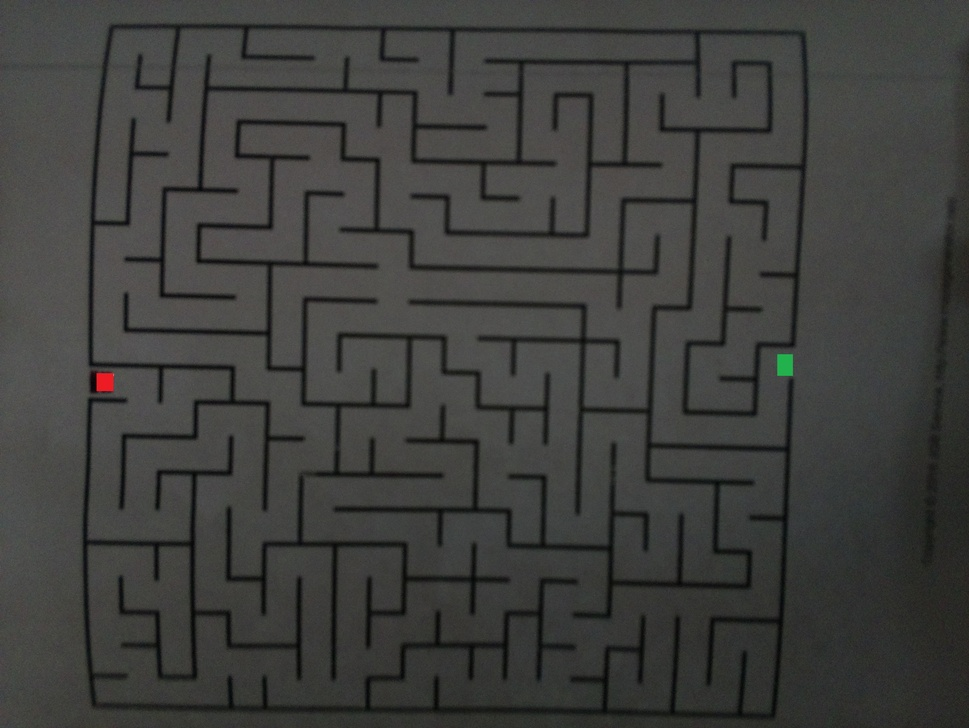
#> input picture maze/maze2.jpg, 969 x 728 px, shrunk from 3280 x 2464 before the run, given in place of 50x50-rg.png, which was not available
$ python TMP.py   (older library calls are emulated)
#> lines starting #> are read from the running program, lines starting #| are printed output that depends on the picture; after the words box and inside, x2 and y2 are one past the last pixel; in counts of white or black regions, pixels touching at a corner belong together; pictures that were not available may be replaced by others from this repository, and a replacement may not be noted
### MazeSolver.py
#!/usr/bin/env python3.6
# coding=utf-8

""" MAZE SOLVER
Labirent çözümü yapan modül
"""

import cv2
import numpy as np
import imutils
import threading


IMAGE_PATH = "50x50-rg.png"
SAVE_PATH = "solved_maze.png"


class Detector:
    """
    Başlangıç ve bitiş renklerini belirlemek için kullanılan sınıf.
    """
    # RED = ( [0, 0, 100], [150, 150, 255] )
    # GREEN = ( [0, 100, 0], [150, 255, 150] )
    # BLUE = ( [100, 0, 0], [255, 150, 150] )

    RED_RANGE = ([0, 0, 100], [150, 150, 255])
    GREEN_RANGE = ([0, 100, 0], [150, 255, 150])

    def __init__(self):
        pass

    @staticmethod
    def detect_color(img, color_range):
        """ kırmızı yada yeşil alanı tespit eden fonksiyon.

        :param img: Kaynak resim.
        :param color_range: renk aralığı.
        :return: Tespit edilen renk alanını.
        """
        lower_range = np.array(color_range[0], dtype=np.uint8)
        upper_range = np.array(color_range[1], dtype=np.uint8)

        mask = cv2.inRange(img, lower_range, upper_range)

        result = cv2.bitwise_and(img, img, mask=mask)
        return result

    def detect_point(self, img, color):
        """
        başlangıç yada bitiş noktasını tespit eden ve tespit edilen alanın merkezini döndüren fonksiyon.
        color: RED_RANGE verilirse başlangıç noktasını tespit eder.
        color: GREEN_RANGE verilirse başlangıç noktasını tespit eder.

        :param img: Resim nesnesi.
        :param color: Tespit edilecek renk aralığı..
        :return: Tespit edilen rengin merkez koordinatı. (x, y) gibi.
        """

        cX, cY = None, None
        img = self.detect_color(img, color)
        gray = cv2.cvtColor(img, cv2.COLOR_BGR2GRAY)
        blurred = cv2.GaussianBlur(gray, (5, 5), 0)
        thresh = cv2.threshold(blurred, 60, 255, cv2.THRESH_BINARY)[1]

        # find contours in the thresholded image
        cnts = cv2.findContours(thresh.copy(), cv2.RETR_EXTERNAL, cv2.CHAIN_APPROX_SIMPLE)
        cnts = cnts[0] if imutils.is_cv2() else cnts[1]

        for c in cnts:
            # compute the center of the contour
            M = cv2.moments(c)
            cX = int(M["m10"] / M["m00"])
            cY = int(M["m01"] / M["m00"])
            # print("points:", cX, cY)
        return cX, cY


class Dimension:
    """
    Gezilen noktaları tutar
    """
    def __init__(self, point=(0, 0)):
        self.x, self.y = point

    def __add__(self, other):
        return Dimension((self.x + other.x, self.y + other.y))

    def __eq__(self, other):
        return self.x == other.x and self.y == other.y


class Solver:
    """
    Labirentin çözümünü yapan sınıftır.
    """
    def __init__(self, img):
        self.p = 0
        self.directions = [Dimension((0, -1)), Dimension((0, 1)), Dimension((1, 0)), Dimension((-1, 0))]
        self.img = img
        self.height, self.width = img.shape[:2]

        # çözüm aşamasını görüntülemek için thread oluşturma ve başlatma
        t = threading.Thread(target=self.disp, args=())
        t.daemon = True
        # t.start()

    def bfs(self, start_point, end_point):
        """Labirentin çözümünü yapan ve kaydeden fonksiyon.
        Breath first search algotitması kullanıldı.

        :param start_point: Başlangıç koordinat noktası.
        :param end_point: Bitiş koordinat noktası.
        """
        found = False
        queue = []
        visited = [[0 for _ in range(self.width)] for _ in range(self.height)]
        parent = [[Dimension() for _ in range(self.width)] for _ in range(self.height)]

        queue.append(start_point)
        visited[start_point.y][start_point.x] = 1
        while len(queue) > 0:
            p = queue.pop(0)
            for d in self.directions:
                cell = p + d
                if (0 <= cell.x < self.width and 0 <= cell.y < self.height and visited[cell.y][cell.x] == 0 and
                        (self.img[cell.y][cell.x][0] != 0 or self.img[cell.y][cell.x][1] != 0 or self.img[cell.y][cell.x][2] != 0)):
                    queue.append(cell)
                    visited[cell.y][cell.x] = visited[p.y][p.x] + 1

                    self.img[cell.y][cell.x] = [127, 127, 127]  # ziyaret edilen noktaları gri işaretler.
                    parent[cell.y][cell.x] = p
                    if cell == end_point:
                        found = True
                        del queue[:]
                        break

        # çözüm yolunu kırmızı renkle işaretler. ve resmi kaydeder.
        path = []
        if found:
            p = end_point
            while p != start_point:
                path.append(p)
                p = parent[p.y][p.x]
            path.append(p)
            path.reverse()

            for p in path:
                self.img[p.y][p.x] = [250, 0, 0]
            cv2.imwrite(SAVE_PATH, self.img)
        return self.img, path

    def solve(self):
        """Labirentin çözümünü yapar ve çözümüş labirenti resim ve liste olarak geri döndürür.

        :return img: çözülmüz labirentin resim hali
        :return path: çözülmüş labirentin liste hali
        """
        image = self.img

        # Başlangıç ve bitiş noktalarının belirlenmesi
        # kırmızı başlangıç noktası, yeşil bitiş noktası
        detector = Detector()
        start_p = detector.detect_point(image, Detector.RED_RANGE)
        end_p = detector.detect_point(image, Detector.GREEN_RANGE)
        start_point = Dimension(start_p)
        end_point = Dimension(end_p)

        # resmi önce gray, binary ve bgr formatına dönüştürür.
        # yani labirent çözmeden önce resmi hazırlar.
        img_gray = cv2.cvtColor(image, cv2.COLOR_BGR2GRAY)
        _, img_binary = cv2.threshold(img_gray, 60, 255, cv2.THRESH_BINARY)
        img_bgr = cv2.cvtColor(img_binary, cv2.COLOR_GRAY2BGR)
        self.img = img_bgr

        image, path = self.bfs(start_point, end_point)
        return image, path

    # [10 lines left out: function disp, not called in this run]


class Path:
    # [56 lines left out: functions way_point_list, way_len_list, not called in this run]


# [21 lines that do not run on import are left out]

### TMP.py
import MazeSolver
import cv2

img = cv2.imread("50x50-rg.png")
#> img is the input picture: shape (728, 969, 3); mean B, G, R 61, 63.3, 62.9

# MazeSolver import denemesi
solver = MazeSolver.Solver(img)
img, path = solver.solve()
#> in detect_color, `mask = cv2.inRange(img, lower_range, upper_range)`:
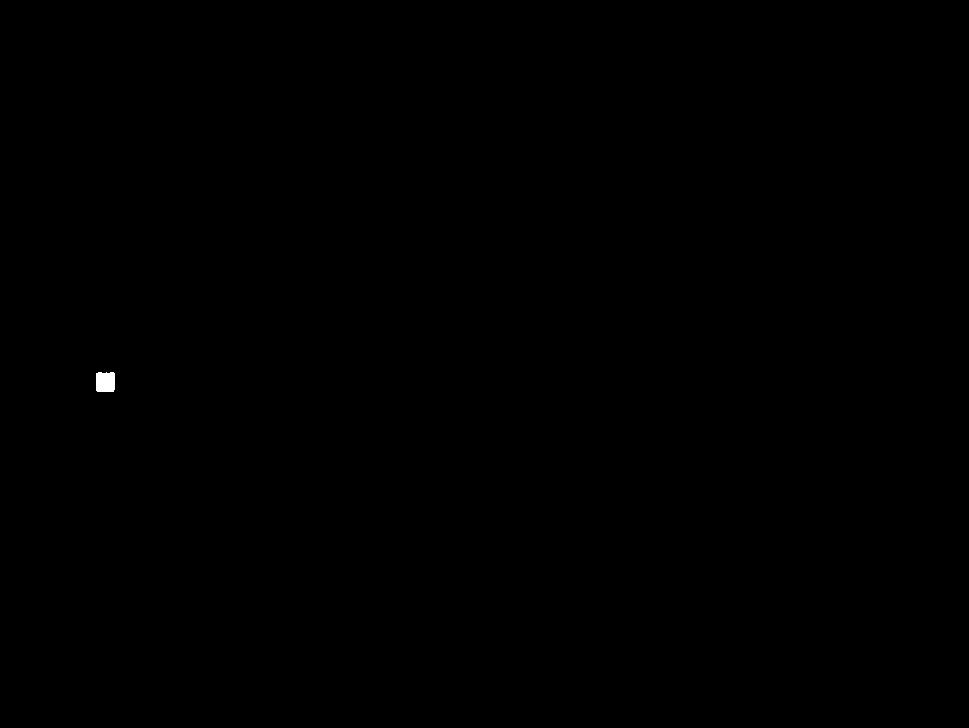
#> mask: shape (728, 969); 0.05% white; 1 white region, box (x1, y1, x2, y2) and area: (96, 372, 115, 392) 367
#> in detect_point, `cnts = cv2.findContours(thresh.copy(), cv2.RETR_EXTERNAL, cv2.CHAIN_AP..`: cnts = 1 contour; box (x1, y1, x2, y2) and area: (97, 373, 115, 391) 272
#> the loop in detect_point, `for c in cnts:` made 1 pass
#> (cX, cY) on pass 1: (105, 381)
#> in solve, `start_p = detector.detect_point(image, Detector.RED_RANGE)`: start_p = (105, 381)
#> in detect_point (call 2), `cnts = cv2.findContours(thresh.copy(), cv2.RETR_EXTERNAL, cv2.CHAIN_AP..`: cnts = 1 contour; box (x1, y1, x2, y2) and area: (777, 354, 793, 376) 313
#> the loop in detect_point (call 2), `for c in cnts:` made 1 pass
#> (cX, cY) on pass 1: (784, 364)
#> in solve, `end_p = detector.detect_point(image, Detector.GREEN_RANGE)`: end_p = (784, 364)
#> in solve, `_, img_binary = cv2.threshold(img_gray, 60, 255, cv2.THRESH_BINARY)`:
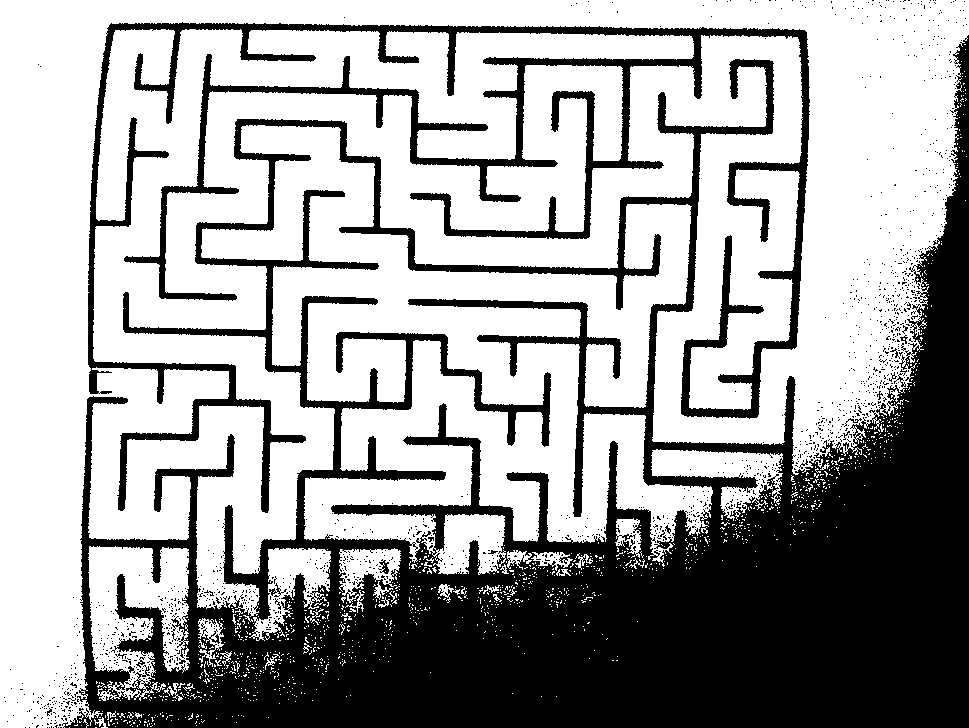
#> img_binary: shape (728, 969); 63.9% white; 1386 black regions (1367 under 20 px), largest, box (x1, y1, x2, y2) and area: (62, 35, 969, 728) 215427, (88, 22, 810, 513) 35535, (378, 559, 389, 574) 77
#> after the loop in bfs, `while len(queue) > 0:`:
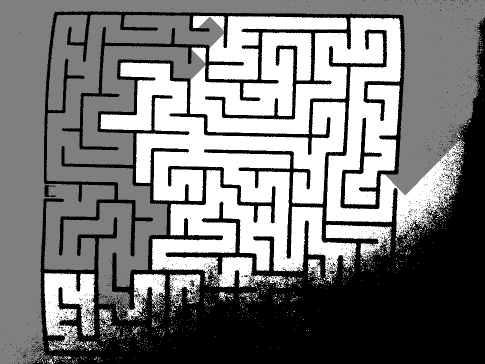
#> self.img: shape (728, 969, 3) (shown at 1/2 size); min 0, max 255, mean 122.3
#> after the loop in bfs, `for p in path:`:
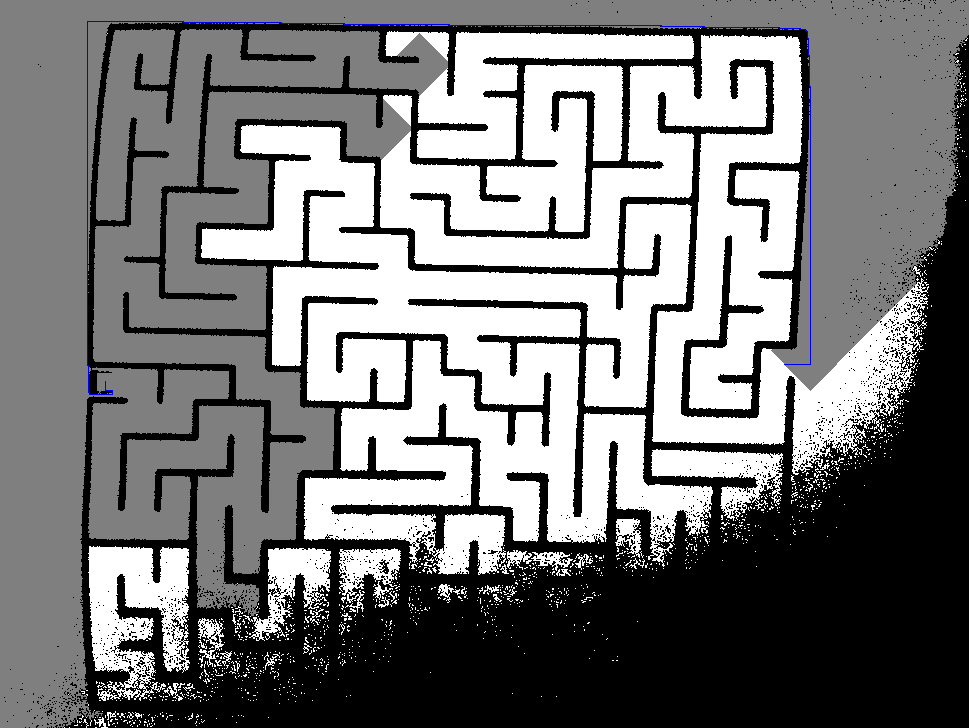
#> self.img: shape (728, 969, 3); 0.21% of pixels changed, all inside (x1, y1, x2, y2) = (87, 21, 811, 395)
#> in solve, `image, path = self.bfs(start_point, end_point)`: path = 1511 items
#> path = 1511 items

for i in range(len(path)):
    print(i, "->", path[i].x, path[i].y)
#> this loop made 1511 passes
#| 0 -> 105 381
#| 1 -> 105 382
#| 2 -> 105 383
#| 3 -> 105 384
#| 4 -> 105 385
#> (further printed lines are left out)

waylist = []
for i in range(1, len(path)):
    if path[i].x-path[i-1].x > 0 and path[i].y == path[i-1].y:
        waylist.append(('right', path[i-1].x, path[i-1].y))

    elif path[i].x-path[i-1].x < 0 and path[i].y == path[i-1].y:
        waylist.append(('left', path[i - 1].x, path[i - 1].y))

    elif path[i].y-path[i-1].y > 0 and path[i].x == path[i-1].x:
        waylist.append(('up', path[i - 1].x, path[i - 1].y))

    elif path[i].y-path[i-1].y < 0 and path[i].x == path[i-1].x:
        waylist.append(('down', path[i - 1].x, path[i - 1].y))
#> after the loop, waylist = 1510 items, first 6: ('up', 105, 381), ('up', 105, 382), ('up', 105, 383), ('up', 105, 384), ('up', 105, 385), ('up', 105, 386)

print(waylist)

waylen = [[None, None]]
for i in waylist:
    if i[0] == 'right':
        if waylen[-1][0] == 'right':
            waylen[-1][1] += 1
        elif waylen[-1][0] != 'right':
            waylen.append(['right', 1])
    elif i[0] == 'left':
        if waylen[-1][0] == 'left':
            waylen[-1][1] += 1
        elif waylen[-1][0] != 'left':
            waylen.append(['left', 1])
    elif i[0] == 'up':
        if waylen[-1][0] == 'up':
            waylen[-1][1] += 1
        elif waylen[-1][0] != 'up':
            waylen.append(['up', 1])
    elif i[0] == 'down':
        if waylen[-1][0] == 'down':
            waylen[-1][1] += 1
        elif waylen[-1][0] != 'down':
            waylen.append(['down', 1])
#> this loop made 1510 passes
#> after the loop, waylen = 39 items

print(waylen)

$ run again, on maze/maze2edit.jpg
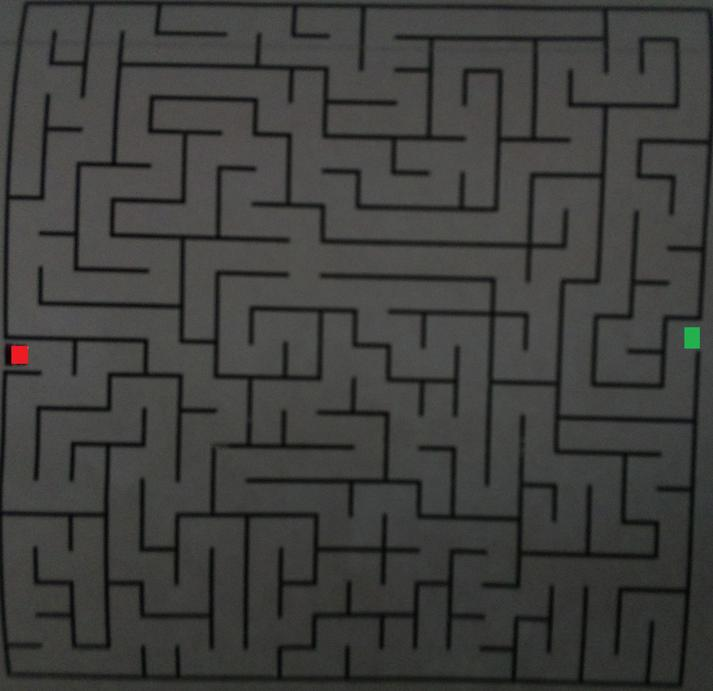
#> input picture maze/maze2edit.jpg, 713 x 691 px, given in place of 50x50-rg.png, which was not available
#> img is the input picture: shape (691, 713, 3); mean B, G, R 60.9, 62.9, 62.7
#> mask: shape (691, 713); 0.07% white; 3 white regions (2 under 20 px), largest, box (x1, y1, x2, y2) and area: (11, 343, 32, 365) 348
#> thresh: shape (691, 713); 0.06% white; 1 white region
#> in detect_point, `cnts = cv2.findContours(thresh.copy(), cv2.RETR_EXTERNAL, cv2.CHAIN_AP..`: cnts = 1 contour; box (x1, y1, x2, y2) and area: (12, 346, 29, 364) 252
#> the loop in detect_point, `for c in cnts:` made 1 pass
#> (cX, cY) on pass 1: (19, 354)
#> start_p = (19, 354)
#> mask: shape (691, 713); 0.07% white; 1 white region, box (x1, y1, x2, y2) and area: (684, 327, 700, 349) 352
#> thresh: shape (691, 713); 0.07% white; 1 white region
#> in detect_point (call 2), `cnts = cv2.findContours(thresh.copy(), cv2.RETR_EXTERNAL, cv2.CHAIN_AP..`: cnts = 1 contour; box (x1, y1, x2, y2) and area: (684, 327, 700, 349) 313
#> the loop in detect_point (call 2), `for c in cnts:` made 1 pass
#> (cX, cY) on pass 1: (691, 337)
#> end_p = (691, 337)
#> in solve, `_, img_binary = cv2.threshold(img_gray, 60, 255, cv2.THRESH_BINARY)`:
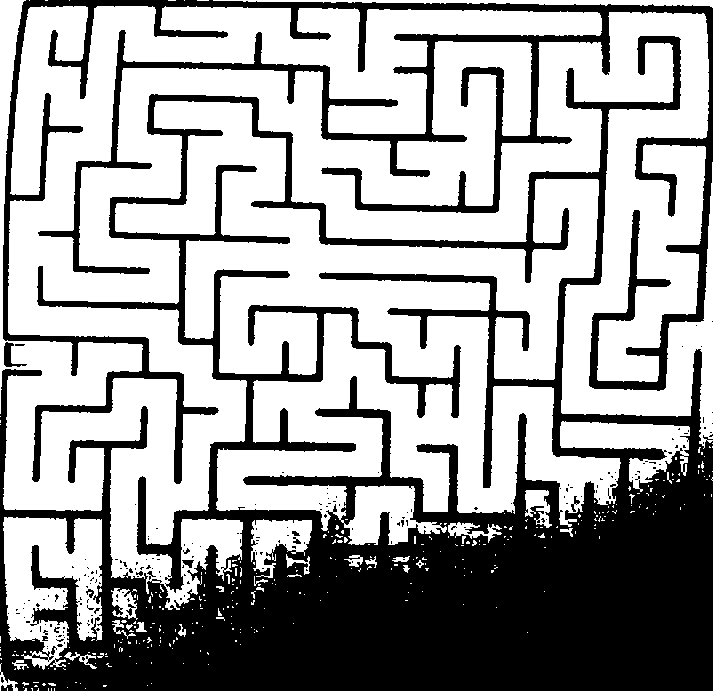
#> img_binary: shape (691, 713); 62.9% white; 201 black regions (185 under 20 px), largest, box (x1, y1, x2, y2) and area: (0, 36, 713, 691) 147020, (3, 0, 713, 484) 34212, (4, 342, 27, 367) 207
#> after the loop in bfs, `for p in path:`:
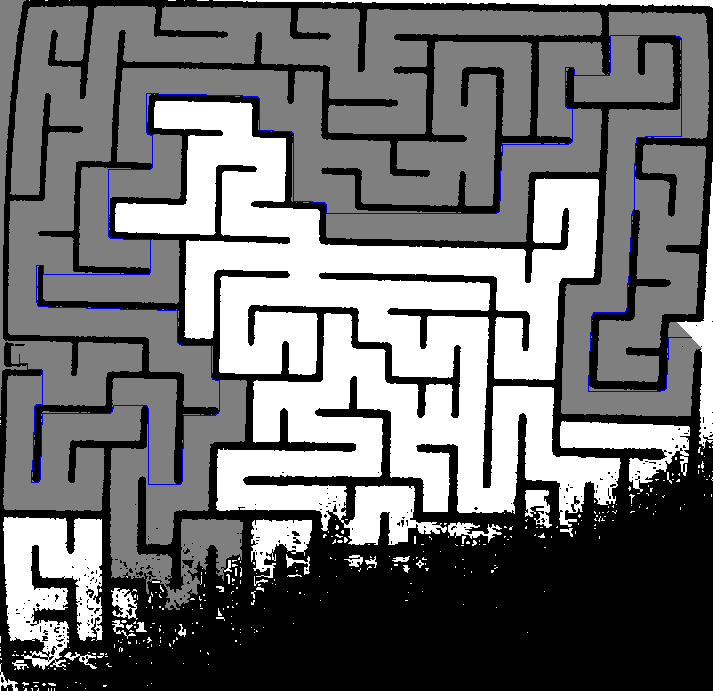
#> self.img: shape (691, 713, 3); mean B, G, R 112.5, 111.1, 111.1
#> in solve, `image, path = self.bfs(start_point, end_point)`: path = 2774 items
#> the loop `for i in range(len(path)):` made 2774 passes
#| 0 -> 19 354
#| 1 -> 19 355
#| 2 -> 19 356
#| 3 -> 19 357
#| 4 -> 19 358
#> (further printed lines are left out)
#> after the loop `for i in range(1, len(path)):`: waylist = 2773 items, first 6: ('up', 19, 354), ('up', 19, 355), ('up', 19, 356), ('up', 19, 357), ('up', 19, 358), ('up', 19, 359)
#> the loop `for i in waylist:` made 2773 passes
#> after the loop `for i in waylist:`: waylen = 237 items
